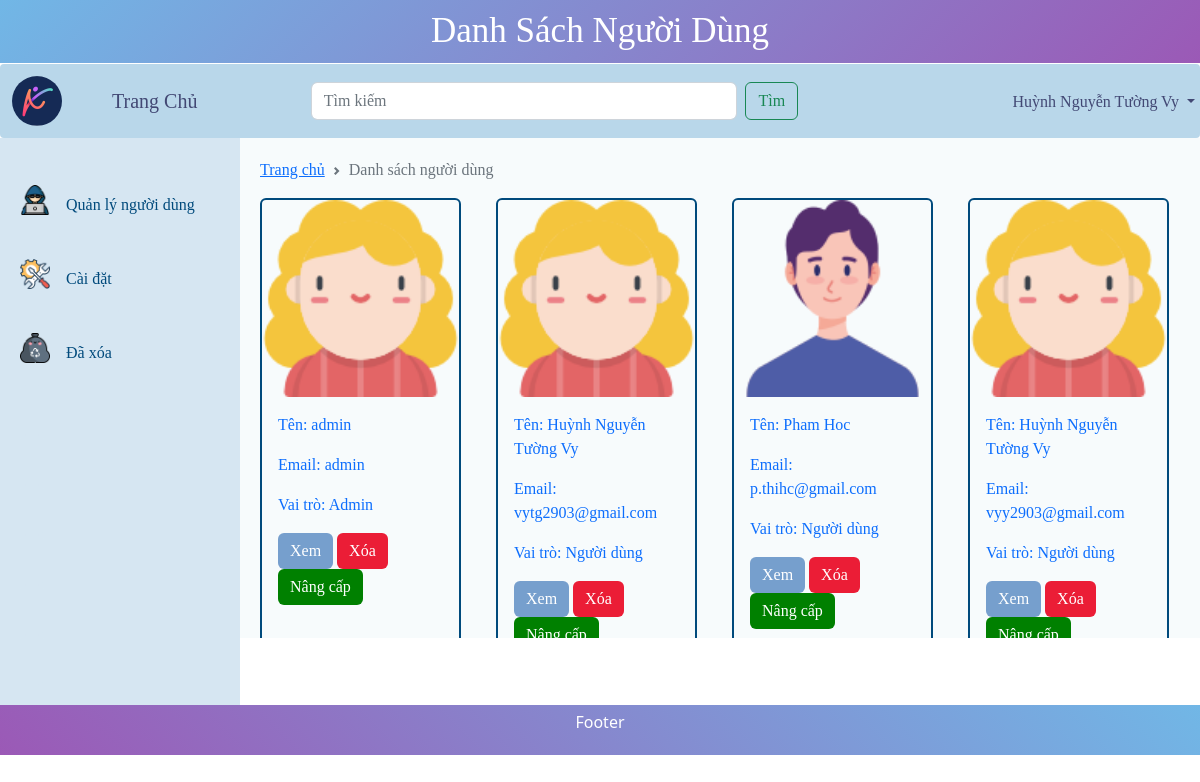
The app's page /listOfUser.php (signed in), older data.
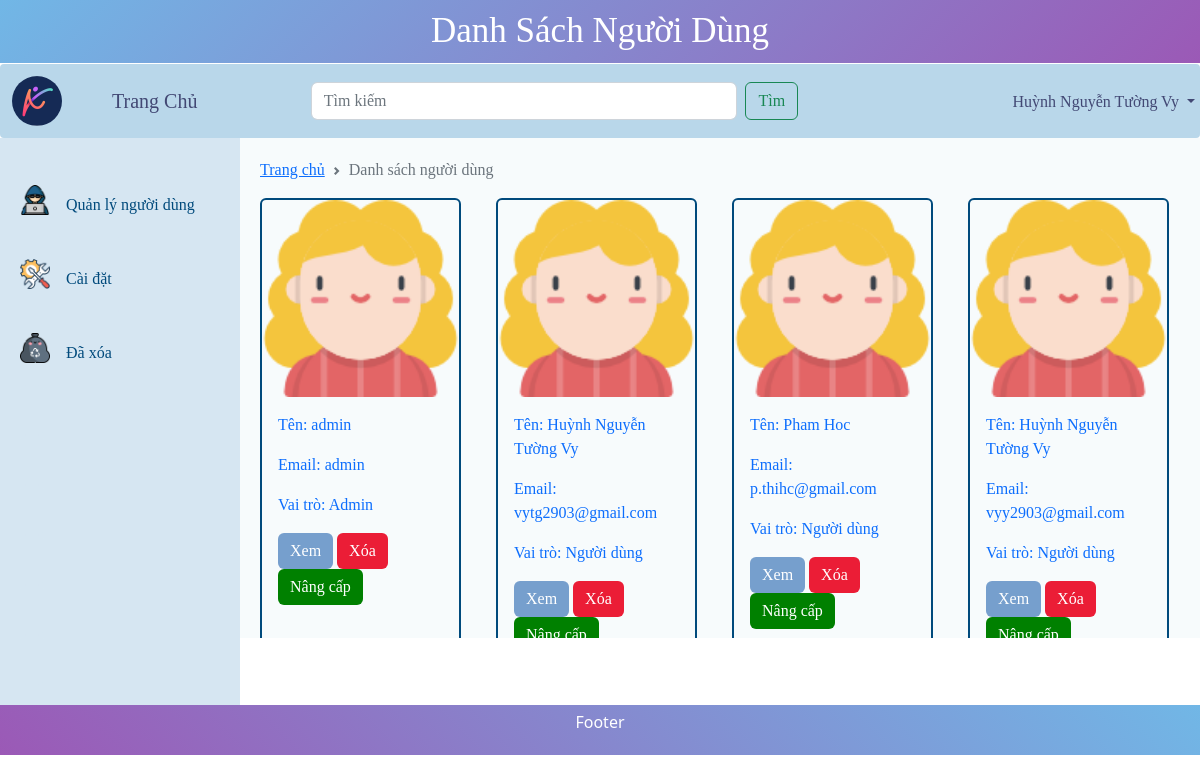
The same page, newer data.
### tables this page shows
CREATE TABLE `users` (
  `id` int(100) NOT NULL,
  `username` varchar(50) NOT NULL,
  `password` varchar(50) NOT NULL,
  `role` int(11) NOT NULL,
  `size_page` int(11) DEFAULT NULL,
  `use_size` int(11) NOT NULL,
  `name` varchar(255) NOT NULL,
  `gender` int(11) NOT NULL,
  `phone` varchar(11) DEFAULT NULL,
  `token` varchar(255) NOT NULL
);

### listOfUser.php (the view, shortened to what the changed rows need)
<?php
$connect = connect();
$sql_select = "SELECT * FROM users";
$run = mysqli_query($connect, $sql_select);
$num = mysqli_num_rows($run);
?>
<!DOCTYPE html>
<html lang="en">
<head>
  <link rel="stylesheet" href="css/styleAdmin.css">
  <link href="https://cdn.jsdelivr.net/npm/bootstrap@5.2.2/dist/css/bootstrap.min.css" rel="stylesheet">
</head>
<body>
  <div class="row">
    <section>
      <article id="art2">
        <div class="row" id="display_us">
          <?php
          if ($num > 0) {
            while ($row = mysqli_fetch_array($run)) {
          ?>
              <div class="col-lg-3 col-md-4" style="margin-bottom:20px">
                <div class="card" style="width: 95%;height: 100%; background-color: rgb(247, 251, 252);border: 2px solid ; z-index: 2;">
                  <?php
                  if ($row['gender'] == 0) {
                  ?>
                    <img src="css/images/girl.png" class="card-img-top">
                  <?php
                  } else {
                  ?>
                    <img src="css/images/user3.png" class="card-img-top">
                  <?php
                  }
                  ?>
                  <div class="card-body">
                    <span class="text text-primary">Tên:</span>
                    <span class="card-text text text-primary" name='name_us[]'> <?php echo $row['name'] ?></span>
                    <span class="text text-primary">Email: </span>
                    <span class="card-text text text-primary" name='email_us[]'>
                      <?php
                      if (strlen($row['username']) > 20) {
                        echo substr($row['username'], 0, 19) . '...';
                      } else {
                        echo $row['username'];
                      }
                      ?>
                    </span>
                    <span class="text text-primary">
                      Vai trò:
                    </span>
                    <span class="card-text text text-primary" name='role_us[]'> <?php
                                                                                if ($row['role'] == 0) {
                                                                                  echo 'Admin';
                                                                                } else {
                                                                                  echo 'Người dùng';
                                                                                }
                                                                                ?></span>
                    <a href="#" class="btn btn-primary" style="background-color:  rgb(118, 159, 205); border:none;">Xem</a>
                    <a href="#" class="btn btn-primary" style="background-color:  rgb(235, 29, 54); border:none;">Xóa</a>
                    <a href="#" class="btn btn-primary" style="background-color:  green; border:none;">Nâng cấp</a>
                  </div>
                </div>
              </div>
          <?php
            }
          }
          ?>
        </div>
      </article>
    </section>
  </div>
</body>
</html>

Row changes from the older to the newer data that the page shows:
changed users "Pham Hoc": gender: picture added; gender: picture removed
